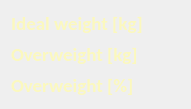
     <widget class="QWidget" name="layoutWidget">
      <property name="geometry">
       <rect>
        <x>30</x>
        <y>300</y>
        <width>191</width>
        <height>83</height>
       </rect>
      </property>
      <layout class="QFormLayout" name="BMI25_layout">
       <item row="0" column="0">
        <widget class="QLabel" name="L_Ideal_w25">
         <property name="font">
          <font>
           <family>Calibri</family>
           <pointsize>14</pointsize>
           <weight>75</weight>
           <italic>false</italic>
           <bold>true</bold>
          </font>
         </property>
         <property name="text">
          <string>&lt;html&gt;&lt;head/&gt;&lt;body&gt;&lt;p&gt;&lt;span style=&quot; color:#fbf8be;&quot;&gt;Ideal weight [kg]&lt;/span&gt;&lt;/p&gt;&lt;/body&gt;&lt;/html&gt;</string>
         </property>
        </widget>
       </item>
       <item row="0" column="1">
        <widget class="QLabel" name="bmi25_lable_edit">
         <property name="font">
          <font>
           <family>Calibri</family>
           <pointsize>13</pointsize>
           <weight>50</weight>
           <italic>false</italic>
           <bold>false</bold>
          </font>
         </property>
         <property name="styleSheet">
          <string notr="true">color: rgb(251, 248, 190);</string>
         </property>
         <property name="text">
          <string/>
         </property>
        </widget>
       </item>
       <item row="1" column="0">
        <widget class="QLabel" name="L_over25">
         <property name="font">
          <font>
           <family>Calibri</family>
           <pointsize>14</pointsize>
           <weight>75</weight>
           <italic>false</italic>
           <bold>true</bold>
          </font>
         </property>
         <property name="text">
          <string>&lt;html&gt;&lt;head/&gt;&lt;body&gt;&lt;p&gt;&lt;span style=&quot; color:#fbf8be;&quot;&gt;Overweight [kg]&lt;/span&gt;&lt;/p&gt;&lt;/body&gt;&lt;/html&gt;</string>
         </property>
        </widget>
       </item>
       <item row="1" column="1">
        <widget class="QLabel" name="over25_lable_edit">
         <property name="font">
          <font>
           <family>Calibri</family>
           <pointsize>13</pointsize>
           <weight>50</weight>
           <italic>false</italic>
           <bold>false</bold>
          </font>
         </property>
         <property name="styleSheet">
          <string notr="true">color: rgb(251, 248, 190);</string>
         </property>
         <property name="text">
          <string/>
         </property>
        </widget>
       </item>
       <item row="2" column="0">
        <widget class="QLabel" name="L_overP25">
         <property name="font">
          <font>
           <family>Calibri</family>
           <pointsize>14</pointsize>
           <weight>75</weight>
           <italic>false</italic>
           <bold>true</bold>
          </font>
         </property>
         <property name="text">
          <string>&lt;html&gt;&lt;head/&gt;&lt;body&gt;&lt;p&gt;&lt;span style=&quot; color:#fbf8be;&quot;&gt;Overweight [%]&lt;/span&gt;&lt;/p&gt;&lt;/body&gt;&lt;/html&gt;</string>
         </property>
        </widget>
       </item>
       <item row="2" column="1">
        <widget class="QLabel" name="over25per_lable_edit">
         <property name="font">
          <font>
           <family>Calibri</family>
           <pointsize>13</pointsize>
           <weight>50</weight>
           <italic>false</italic>
           <bold>false</bold>
          </font>
         </property>
         <property name="styleSheet">
          <string notr="true">color: rgb(251, 248, 190);</string>
         </property>
         <property name="text">
          <string/>
         </property>
        </widget>
       </item>
      </layout>
     </widget>
